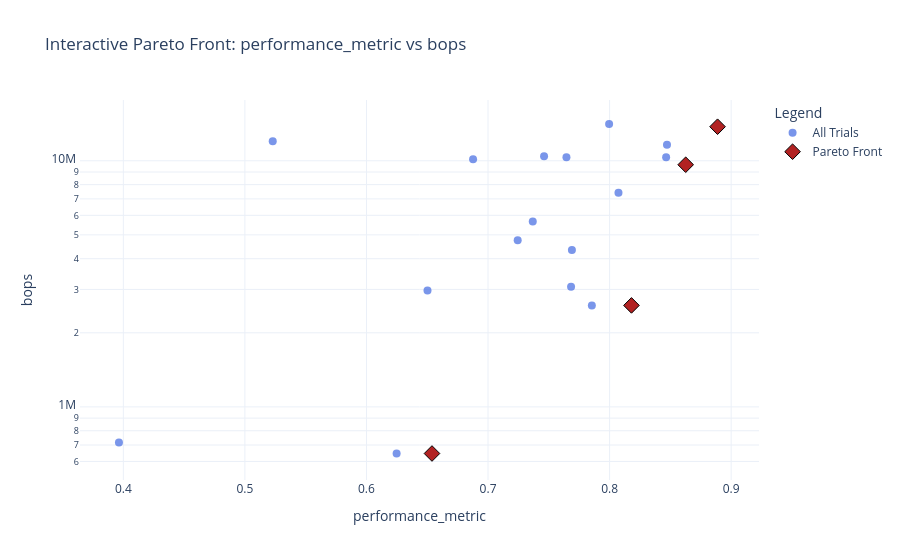

Notebook source saved alongside this figure:
### Markdown cell above
## Pareto front analysis

The search returns a set of Pareto-optimal architectures, not a single best model
(slide 5/15).
Each point on the front represents a genuine trade-off; the choice of which model
to use depends on the application's resource and latency budget.
Hovering over a point in the interactive plot displays the full architecture
description for that trial.

### Code cell
results_df = pd.DataFrame(searcher.results)

if not results_df.empty:
    best = results_df.loc[results_df['performance_metric'].idxmax()]
    print(f'Highest-accuracy trial : {int(best["trial"])}  '
          f'Accuracy : {best["performance_metric"]:.4f}  '
          f'BOPs : {best["bops"]:.2e}')
    print(f'Pareto plots saved to  : {RESULTS_DIR}')

    obj_info = list(zip(obj_names, max_flags))
    plot_pareto_fronts(results_df, obj_info, save_dir=RESULTS_DIR, show=True)
    plot_interactive_2d_pareto(results_df, obj_info, save_dir=RESULTS_DIR, show=True)
else:
    print('No results available. Run the global search cell above first.')

### Figure 1 — Plotly figure (JSON) as saved in the notebook; plotly's stock layout.template omitted (floating-point values rounded to 4 significant figures)
{"data": [{"hoverinfo": "text", "marker": {"color": "royalblue", "opacity": 0.7, "size": 8}, "mode": "markers", "name": "All Trials", "text": ["<b>Trial 0</b><br><br>performance_metric: 0.8465<br>bops: 1.033e+07", "<b>Trial 1</b><br><br>performance_metric: 0.818<br>bops: 2.584e+06", "<b>Trial 2</b><br><br>performance_metric: 0.6248<br>bops: 6.466e+05", "<b>Trial 3</b><br><br>performance_metric: 0.3964<br>bops: 7.17e+05", "<b>Trial 4</b><br><br>performance_metric: 0.7683<br>bops: 3.08e+06", "<b>Trial 5</b><br><br>performance_metric: 0.8472<br>bops: 1.163e+07", "<b>Trial 6</b><br><br>performance_metric: 0.7244<br>bops: 4.757e+06", "<b>Trial 7</b><br><br>performance_metric: 0.7645<br>bops: 1.033e+07", "<b>Trial 8</b><br><br>performance_metric: 0.5229<br>bops: 1.201e+07", "<b>Trial 9</b><br><br>performance_metric: 0.8888<br>bops: 1.375e+07", "<b>Trial 10</b><br><br>performance_metric: 0.7461<br>bops: 1.044e+07", "<b>Trial 11</b><br><br>performance_metric: 0.7996<br>bops: 1.41e+07", "<b>Trial 12</b><br><br>performance_metric: 0.6502<br>bops: 2.969e+06", "<b>Trial 13</b><br><br>performance_metric: 0.6539<br>bops: 6.466e+05", "<b>Trial 14</b><br><br>performance_metric: 0.8626<br>bops: 9.636e+06", "<b>Trial 15</b><br><br>performance_metric: 0.6877<br>bops: 1.014e+07", "<b>Trial 16</b><br><br>performance_metric: 0.769<br>bops: 4.339e+06", "<b>Trial 17</b><br><br>performance_metric: 0.7368<br>bops: 5.659e+06", "<b>Trial 18</b><br><br>performance_metric: 0.7854<br>bops: 2.584e+06", "<b>Trial 19</b><br><br>performance_metric: 0.8073<br>bops: 7.411e+06"], "type": "scatter", "x": [0.8465, 0.818, 0.6248, 0.3964, 0.7683, 0.8472, 0.7244, 0.7645, 0.5229, 0.8888, 0.7461, 0.7996, 0.6502, 0.6539, 0.8626, 0.6877, 0.769, 0.7368, 0.7854, 0.8073], "y": [10330000.0, 2584000.0, 646600.0, 717000.0, 3080000.0, 11630000.0, 4757000.0, 10330000.0, 12010000.0, 13750000.0, 10440000.0, 14100000.0, 2969000.0, 646600.0, 9636000.0, 10140000.0, 4339000.0, 5659000.0, 2584000.0, 7411000.0]}, {"hoverinfo": "text", "marker": {"color": "firebrick", "line": {"color": "black", "width": 1}, "size": 12, "symbol": "diamond"}, "mode": "markers", "name": "Pareto Front", "text": ["<b>Trial 1</b><br><br>performance_metric: 0.818<br>bops: 2.584e+06", "<b>Trial 9</b><br><br>performance_metric: 0.8888<br>bops: 1.375e+07", "<b>Trial 13</b><br><br>performance_metric: 0.6539<br>bops: 6.466e+05", "<b>Trial 14</b><br><br>performance_metric: 0.8626<br>bops: 9.636e+06"], "type": "scatter", "x": [0.818, 0.8888, 0.6539, 0.8626], "y": [2584000.0, 13750000.0, 646600.0, 9636000.0]}], "layout": {"legend": {"title": {"text": "Legend"}}, "title": {"text": "Interactive Pareto Front: performance_metric vs bops"}, "xaxis": {"title": {"text": "performance_metric"}}, "yaxis": {"title": {"text": "bops"}, "type": "log"}}}
